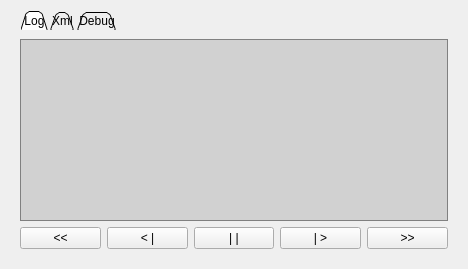
<?xml version="1.0" encoding="UTF-8"?>
<ui version="4.0">
 <class>LogWidget</class>
 <widget class="QWidget" name="LogWidget">
  <property name="geometry">
   <rect>
    <x>0</x>
    <y>0</y>
    <width>349</width>
    <height>269</height>
   </rect>
  </property>
  <property name="sizePolicy">
   <sizepolicy hsizetype="Maximum" vsizetype="Maximum">
    <horstretch>0</horstretch>
    <verstretch>0</verstretch>
   </sizepolicy>
  </property>
  <property name="windowTitle">
   <string>Form</string>
  </property>
  <property name="styleSheet">
   <string notr="true">QTextBrowser, QListWidget {
	border: 1px solid gray;
	background-color: rgba(0, 0, 0, 32);
}

QTabWidget::pane {
	background: rgba(0, 0, 0, 0);
	border: 0;
	padding: 0;
/*        
    position: absolute;
    top: 7px;
 */  
}
QTabWidget::tab-bar {
	left: 10px;
}
QTabBar::tab {
    background: qlineargradient(x1: 0, y1: 0, x2: 0, y2: 1,
                                   stop: 0 rgba(0, 0, 0, 16),
								   stop: 0.4 rgba(0, 0, 0, 32),
                                   stop: 0.5 rgba(0, 0, 0, 30),
                                   stop: 1.0 rgba(0, 0, 0, 16));
     min-width: 8ex;
     padding: 2px;
	margin-right: 2px;
/*
	padding: 4px;
	margin-right: 2px;
	min-width: 40px;
*/
		
;
}


QTabBar::tab:selected, QTabBar::tab:hover {
    background: qlineargradient(x1: 0, y1: 0, x2: 0, y2: 1,
                                   stop: 0 rgba(0, 0, 0, 32),
								   stop: 0.4 rgba(0, 0, 0, 64),
                                   stop: 0.5 rgba(0, 0, 0, 60),
                                   stop: 1.0 rgba(0, 0, 0, 32));
	border: 1px solid gray;
	border-bottom: 0;

 }
QScrollBar:vertical {
	border: 1px solid grey;
	background: rgba(0, 0, 0, 0);
	width: 15px;
	margin: 19px 0 19px 0;
}
QScrollBar::handle:vertical {
	background: rgba(0, 0, 0, 32);
	border-top: 1px solid grey;
	border-bottom: 1px solid grey;
	min-height: 45px;
	margin-top: -1;
	margin-bottom: -1;
}
QScrollBar::add-line:vertical {
	border: 1px solid grey;
	background: rgba(0, 0, 0, 32);
	height: 15px;
	subcontrol-position: bottom;
	subcontrol-origin: margin;
}
QScrollBar::sub-line:vertical {
	border: 1px solid grey;
	background: rgba(0, 0, 0, 32);
	height: 15px;
	subcontrol-position: top;
	subcontrol-origin: margin;
}

QScrollBar::up-arrow:vertical, QScrollBar::down-arrow:vertical {
	border: 1px solid grey;
	width: 5px;
	height: 5px;
	background: rgb(0, 0, 0, 32);
}
QScrollBar::add-page:vertical, QScrollBar::sub-page:vertical {
	background: none;
}
</string>
  </property>
  <layout class="QHBoxLayout" name="horizontalLayout">
   <item>
    <widget class="QTabWidget" name="tabWidget">
     <property name="focusPolicy">
      <enum>Qt::WheelFocus</enum>
     </property>
     <property name="styleSheet">
      <string notr="true"/>
     </property>
     <property name="tabShape">
      <enum>QTabWidget::Triangular</enum>
     </property>
     <property name="currentIndex">
      <number>0</number>
     </property>
     <widget class="QWidget" name="tabLog">
      <attribute name="title">
       <string>Log</string>
      </attribute>
      <layout class="QVBoxLayout" name="verticalLayout">
       <item>
        <widget class="QListWidget" name="listGameEvents">
         <property name="styleSheet">
          <string>QListWidget {
	show-decoration-selected: 1;
}

QListWidget::item:selected {
     border: 1px solid #6a6ea9;
}
 QListView::item:selected:!active {
     background: qlineargradient(x1: 0, y1: 0, x2: 0, y2: 1,
                                 stop: 0 #ABAFE5, stop: 1 #8588B2);
 }

 QListView::item:selected:active {
     background: qlineargradient(x1: 0, y1: 0, x2: 0, y2: 1,
                                 stop: 0 #6a6ea9, stop: 1 #888dd9);
 }

 QListView::item:hover {
     background: qlineargradient(x1: 0, y1: 0, x2: 0, y2: 1,
                                 stop: 0 #FAFBFE, stop: 1 #DCDEF1);
 }</string>
         </property>
         <property name="editTriggers">
          <set>QAbstractItemView::NoEditTriggers</set>
         </property>
         <property name="selectionMode">
          <enum>QAbstractItemView::SingleSelection</enum>
         </property>
        </widget>
       </item>
       <item>
        <layout class="QHBoxLayout" name="horizontalLayout_2">
         <item>
          <widget class="QPushButton" name="buttonPlayBackward">
           <property name="text">
            <string>&lt;&lt;</string>
           </property>
           <property name="checkable">
            <bool>false</bool>
           </property>
          </widget>
         </item>
         <item>
          <widget class="QPushButton" name="buttonStepBackward">
           <property name="text">
            <string>&lt; |</string>
           </property>
          </widget>
         </item>
         <item>
          <widget class="QPushButton" name="buttonPause">
           <property name="text">
            <string>| |</string>
           </property>
           <property name="checkable">
            <bool>false</bool>
           </property>
          </widget>
         </item>
         <item>
          <widget class="QPushButton" name="buttonStepForward">
           <property name="text">
            <string>| &gt;</string>
           </property>
          </widget>
         </item>
         <item>
          <widget class="QPushButton" name="buttonPlayForward">
           <property name="text">
            <string>&gt;&gt;</string>
           </property>
           <property name="checkable">
            <bool>false</bool>
           </property>
          </widget>
         </item>
        </layout>
       </item>
      </layout>
     </widget>
     <widget class="QWidget" name="tabXml">
      <attribute name="title">
       <string>Xml</string>
      </attribute>
      <layout class="QGridLayout" name="gridLayout">
       <property name="margin">
        <number>0</number>
       </property>
       <property name="spacing">
        <number>0</number>
       </property>
       <item row="0" column="0">
        <widget class="QTextBrowser" name="xmlView"/>
       </item>
      </layout>
     </widget>
     <widget class="QWidget" name="tabDebug">
      <attribute name="title">
       <string>Debug</string>
      </attribute>
      <layout class="QGridLayout" name="gridLayout_2">
       <property name="margin">
        <number>0</number>
       </property>
       <property name="spacing">
        <number>0</number>
       </property>
       <item row="0" column="0">
        <widget class="QTextBrowser" name="debugView"/>
       </item>
      </layout>
     </widget>
    </widget>
   </item>
  </layout>
 </widget>
 <resources/>
 <connections/>
</ui>
